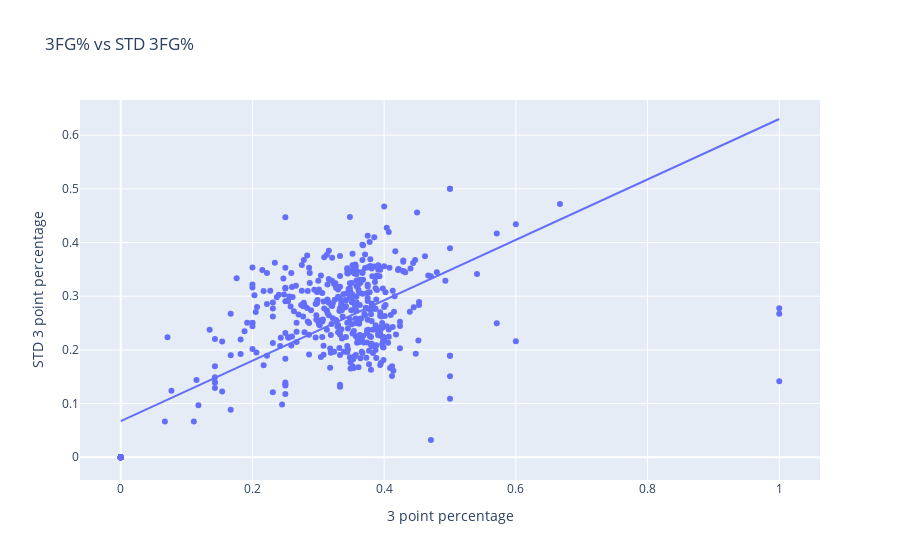

The notebook cell this image was saved under:
### Markdown cell above
<h3> Code to look deeper at some graphs </h3>

### Code cell
import plotly.express as px

fig = px.scatter(x = percent_df['3FG%'],
                 y =percent_df['STD_3FG%'],
                 hover_name=percent_df['Name'],
                 trendline="ols",
                 labels = {
                         "x" : "3 point percentage",
                         "y" : "STD 3 point percentage"
                        },
                 title = "3FG% vs STD 3FG%"
                )
fig.show()

### Figure 1 — Plotly figure (JSON) as saved in the notebook; plotly's stock layout.template omitted (floating-point values rounded to 4 significant figures; data arrays with more than 128 entries replaced by an {"elided": "..."} marker saying what was removed)
{"data": [{"hovertemplate": "<b>%{hovertext}</b><br><br>3 point percentage=%{x}<br>STD 3 point percentage=%{y}<extra></extra>", "hovertext": {"elided": "508 str values"}, "legendgroup": "", "marker": {"color": "#636efa", "symbol": "circle"}, "mode": "markers", "name": "", "orientation": "v", "showlegend": false, "type": "scatter", "x": {"elided": "508 float values"}, "xaxis": "x", "y": {"elided": "508 float values"}, "yaxis": "y"}, {"hovertemplate": "<b>OLS trendline</b><br>y = 0.562856 * x + 0.0672911<br>R<sup>2</sup>=0.530388<br><br>3 point percentage=%{x}<br>STD 3 point percentage=%{y} <b>(trend)</b><extra></extra>", "legendgroup": "", "marker": {"color": "#636efa", "symbol": "circle"}, "mode": "lines", "name": "", "showlegend": false, "type": "scatter", "x": {"elided": "508 float values"}, "xaxis": "x", "y": {"elided": "508 float values"}, "yaxis": "y"}], "layout": {"legend": {"tracegroupgap": 0}, "title": {"text": "3FG% vs STD 3FG%"}, "xaxis": {"anchor": "y", "domain": [0, 1], "title": {"text": "3 point percentage"}}, "yaxis": {"anchor": "x", "domain": [0, 1], "title": {"text": "STD 3 point percentage"}}}}
